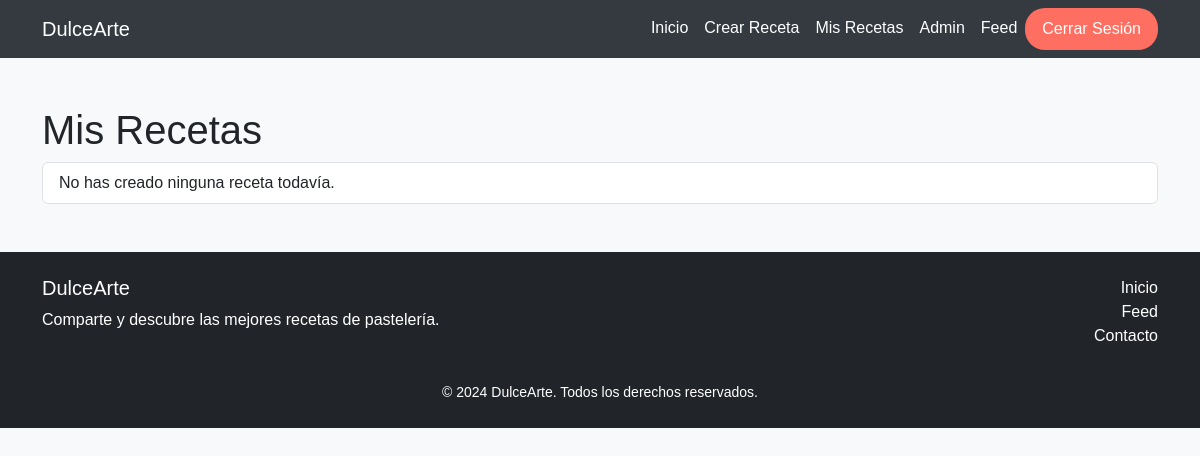
/mis_recetas/ (signed in), run on an earlier commit of the app's database.
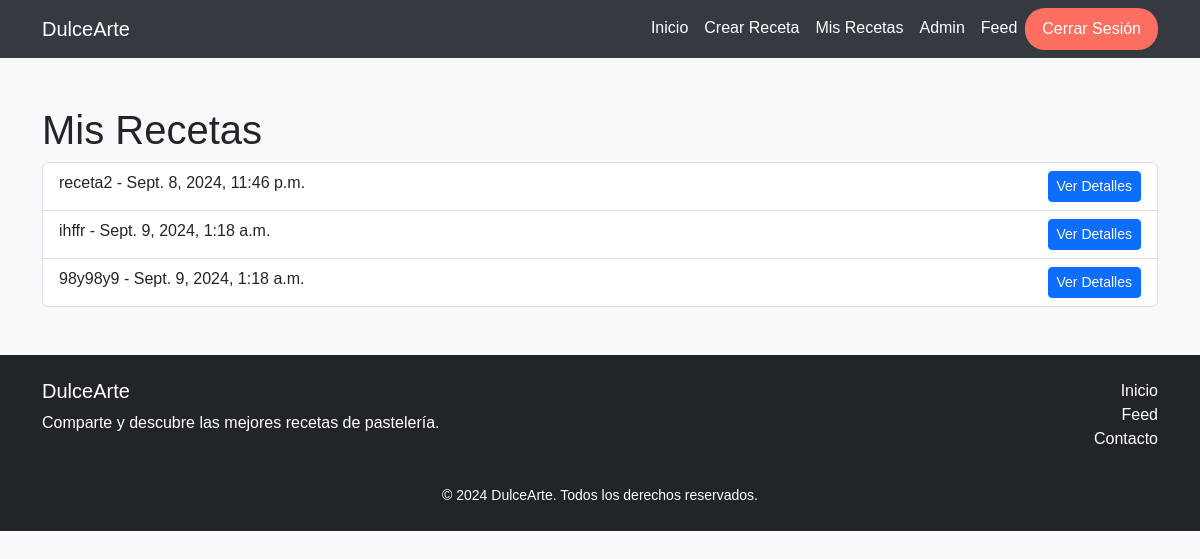
And on a later commit of the database.
### recetas/models.py (models this page shows)
class Receta(models.Model):
    titulo = models.CharField(max_length=200)
    descripcion = models.TextField()
    ingredientes = models.TextField()
    instrucciones = models.TextField()
    autor = models.ForeignKey(settings.AUTH_USER_MODEL, on_delete=models.CASCADE)
    fecha_creacion = models.DateTimeField(auto_now_add=True)

### recetas/views.py (the view)
# urls.py: path('mis_recetas/', views.mis_recetas, name='mis_recetas'),
@login_required
def mis_recetas(request):
    recetas = Receta.objects.filter(autor=request.user)  # Muestra solo las recetas del usuario autenticado
    return render(request, 'recetas/mis_recetas.html', {'recetas': recetas})

### recetas/templates/recetas/mis_recetas.html (shortened to what this page needs)
{% extends 'recetas/base.html' %}
{% block content %}
    <h1>Mis Recetas</h1>
    <ul class="list-group">
        {% for receta in recetas %}
            <li class="list-group-item">
                {{ receta.titulo }} - {{ receta.fecha_creacion }}
                <a href="{% url 'detalle_receta' receta.id %}" class="btn btn-primary btn-sm float-end">Ver Detalles</a>
            </li>
        {% empty %}
            <li class="list-group-item">No has creado ninguna receta todavía.</li>
        {% endfor %}
    </ul>
{% endblock %}

What changed in the data, as far as the page shows it:
added Receta: titulo "receta2", fecha_creacion "Sept. 8, 2024, 11:46 p.m."
added Receta: titulo "ihffr", fecha_creacion "Sept. 9, 2024, 1:18 a.m."
added Receta: titulo "98y98y9", fecha_creacion "Sept. 9, 2024, 1:18 a.m."
Also different on the page:
text no longer shown: "No has creado ninguna receta todavía."
